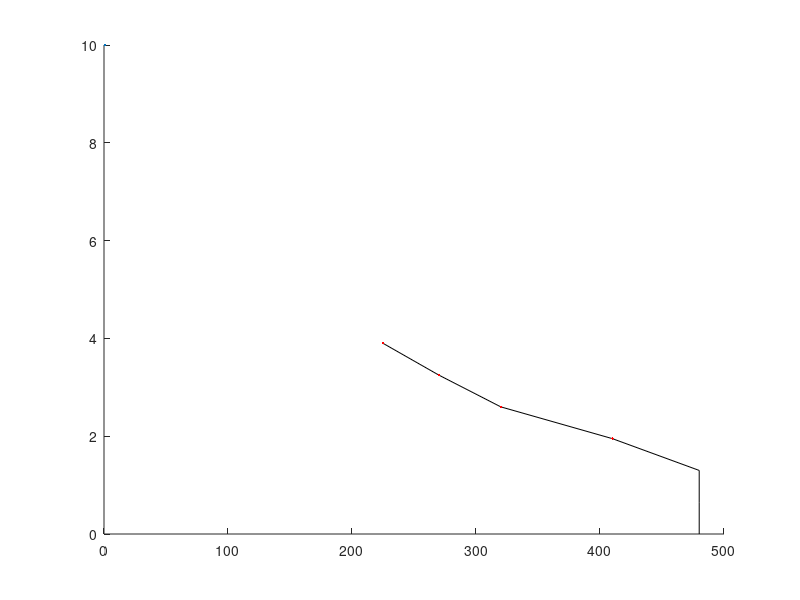

This figure's MATLAB source: (Note: this script raises an error after producing the figure.)
%% Calibration for Kilian
final_x  = 200:600;
height_k = 1.87;
depth = 0.65:0.65:6*0.65;
depth = [0, depth];
measure_px_k = [480, 480, 480, 410, 320, 270, 225];

threshold = 1.5; % the distance after which the subject is fully visible
%%
index_k = depth>threshold;
depth_interest_k = depth(index_k);
px_interest_k = measure_px_k(index_k);

figure(1)
hold on;
plot(measure_px_k, depth, 'k-');
plot(px_interest_k,depth_interest_k, 'r.', MarkerSize=10)


approx_k = fit(px_interest_k', depth_interest_k', 'poly1');
y_fit_k = feval(approx_k, final_x);
origin_k = approx_k.p2;
plot(final_x, y_fit_k, 'm--')

xlabel("Pixels [px]");
ylabel("Distance [m]")
title("Distance Calibration Kilian", FontSize=15)
legend("All measurements", "After thresholding", "Linear approximation")



%% Calibration for Victoria

height_v = 1.7;
depth = 0.65:0.65:6*0.65;
measure_px_v = [480, 444, 365, 300, 263, 207];

threshold = 1.5; % the distance after which the subject is fully visible

index_v = depth>threshold;
depth_interest_v = depth(index_v);
px_interest_v = measure_px_v(index_v);

figure(2)
hold on;
plot(measure_px_v, depth, 'k-');
plot(px_interest_v,depth_interest_v, 'r.', MarkerSize=10)


approx_v = fit(px_interest_v', depth_interest_v', 'poly1');
y_fit_v = feval(approx_v, final_x);
origin_v = approx_v.p2;
plot(final_x, y_fit_v, 'm--')

xlabel("Pixels [px]");
ylabel("Distance [m]")
title("Distance Calibration Victoria", FontSize=15)
legend("All measurements", "After thresholding", "Linear approximation")



%% Comparison


figure(3)
hold on;
box on;
axis([200 480 0 4]);
plot(final_x, y_fit_k, 'm--', LineWidth=2)
plot(final_x, y_fit_v, 'g--', LineWidth=2)

ax = gca;
ax.FontSize = 16; 
xlabel("Pixels [px]", FontSize=20);
ylabel("Depth [m]", FontSize=20)
xline(480)
xline(450, LineWidth=2)
yline(0)
% title("Depth estimation", FontSize=20)
legend("Person 1", "Person 2", FontSize=15)


%% Relation with height

figure(4);
hold on;

heights = [height_k,height_v];
origins = [origin_k, origin_v];

plot(heights, origins)

xlabel("Pixels [px]");
ylabel("Distance [m]")
title("Comparison linear approximations", FontSize=15)
